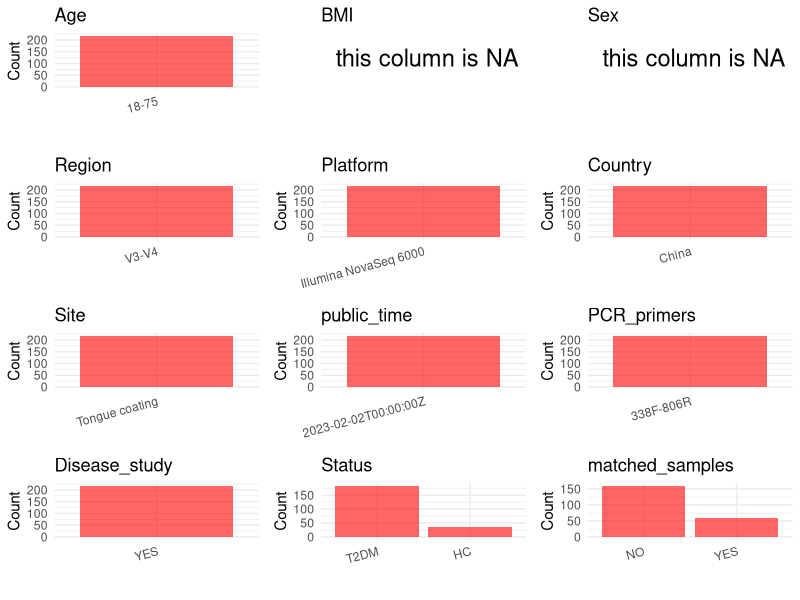

Recreate this plot in R. (Note: this script raises an error after producing the figure.)
## ---- chunk 1
# Load necessary libraries
library(dplyr)
library(ggplot2)
library(cowplot)

# Set working directory (update this path to your local directory)
setwd("E:/bioproject/PRJNA910326")

# Read the initial metadata files
initial_meta <- read.csv("SraRunTable.csv", header = T) 

# Remove entries non-oral samples
initial_meta <- initial_meta[initial_meta$Sample.Name != "DF", ]

# Display the first few rows of the metadata
head(initial_meta)
## ---- chunk 2
# Create a uniform metadata dataframe
metadata <- data.frame(
  BioProject = initial_meta$BioProject,
  Run = initial_meta$Run,
  sample_name = initial_meta$Sample.Name,
  Age = "18-75", 
  BMI = NA,  
  Sex = NA,
  Platform = initial_meta$Instrument,
  Country = initial_meta$geo_loc_name_country,
  Site = initial_meta$isolation_source,
  public_time = initial_meta$ReleaseDate,
  stringsAsFactors = FALSE
)

# Remove entries non-oral samples
metadata <- metadata %>% 
  filter(Site != "gut" | is.na(Site))
## ---- chunk 3
# Add information obtained from the publication
metadata$Region <- "V3-V4"
metadata$PCR_primers <- "338F-806R"
metadata$title <- "Distribution characteristics of oral microbiota and its relationship with intestinal microbiota in patients with type 2 diabetes mellitus"
metadata$Disease_study <- "YES"
# Assign disease status based on sample_name patterns
metadata <- metadata %>%
  mutate(
    Status = case_when(
      grepl("^DT", sample_name) ~ "T2DM",
      grepl("^HT", sample_name) ~ "HC",
      TRUE ~ NA)
    )

#extract subject id by remove prefix of sample_name
metadata$sample_name <- gsub("DT|HT", "", metadata$sample_name)

# Check initial data distribution
cat("Initial sample distribution:\n")
table(metadata$sample_name)
table(metadata$Site)

# Calculate sampling frequency per subject
sample_counts <- table(metadata$sample_name)
cat("\nNumber of samples per subject:\n")
print(sample_counts)

# Create matched_samples column
metadata$matched_samples <- ifelse(metadata$sample_name %in% names(sample_counts[sample_counts >= 2]), "YES", "NO")

cat("\nMatched samples distribution:\n")
table(metadata$matched_samples)

# Identify samples for removal: single samples excluding saliva and tongue coat
single_samples <- names(sample_counts[sample_counts == 1])
samples_to_remove <- metadata$sample_name %in% single_samples & 
                     !(metadata$Site %in% c("saliva", "tongue coat", "Tongue coating"))

cat("\nNumber of samples to be removed:", sum(samples_to_remove), "\n")

# Remove identified samples
metadata_clean <- metadata[!samples_to_remove, ]

cat("\nFinal sample distribution after cleaning:\n")
table(metadata_clean$sample_name)
table(metadata_clean$Site)
table(metadata_clean$matched_samples)

# Use cleaned dataset for subsequent analysis
metadata <- metadata_clean
## ---- chunk 4
# Check the number of unique runs and sample names
print(paste("Number of unique runs:", length(unique(metadata$Run))))
print(paste("Number of unique sample names:", length(unique(metadata$sample_name))))
## ---- chunk 5
# Select columns for visualization
plot_data <- metadata %>%
  select(-BioProject, -Run, -sample_name, -title)

# Function to create simple plots for each column
create_simple_plots <- function(data) {
  plots <- list()
  
  for (col in colnames(data)) {
    # Check if the column is all NA
    if (all(is.na(data[[col]]))) {
      # Create an empty plot with text indicating all NA
      p <- ggplot() +
        annotate("text", x = 0.5, y = 0.5, label = "this column is NA", size = 6) +
        labs(title = col) +
        theme_void()
    } else if (is.numeric(data[[col]])) {
      # Numeric variable: histogram
      p <- ggplot(data, aes(x = .data[[col]])) +
        geom_histogram(fill = "blue", alpha = 0.6, bins = 20, na.rm = TRUE) +
        labs(title = col) +
        theme_minimal()
    } else {
      # Categorical variable: bar plot (remove NA values)
      count_data <- as.data.frame(table(data[[col]], useNA = "ifany"))
      p <- ggplot(count_data, aes(x = reorder(Var1, -Freq), y = Freq)) +
        geom_col(fill = "red", alpha = 0.6) +
        labs(title = col, x = NULL, y = "Count") +
        theme_minimal() +
        theme(axis.text.x = element_text(angle = 15, hjust = 1))
    }
    plots[[col]] <- p
  }
  
  return(plots)
}

# Generate and arrange plots
plots <- create_simple_plots(plot_data)
p<-plot_grid(plots$Age, 
          plots$BMI, 
          plots$Sex, 
          plots$Region, 
          plots$Platform, 
          plots$Country, 
          plots$Site,
          plots$public_time, 
          plots$PCR_primers,
          plots$Disease_study,
          plots$Status,
          plots$matched_samples,# add 
          ncol = 3, align = "hv", axis = "lb")
ggsave("Metadata_Summary.png", plot = p, width = 8, height = 6, dpi = 150)
## ---- chunk 6
knitr::include_graphics("Metadata_Summary.png")
## ---- chunk 7
# Reorder columns to match the desired format
metadata <- metadata[, c(
  "BioProject", "Run", "sample_name", "Age", "BMI", "Sex", 
  "Region", "Platform", "Country", "Site", "public_time", 
  "PCR_primers", "title", "Disease_study", "Status", "matched_samples"
)]

# Export the uniform metadata to a CSV file
write.csv(metadata, file = "metadata.csv", quote = FALSE)
head(metadata)
